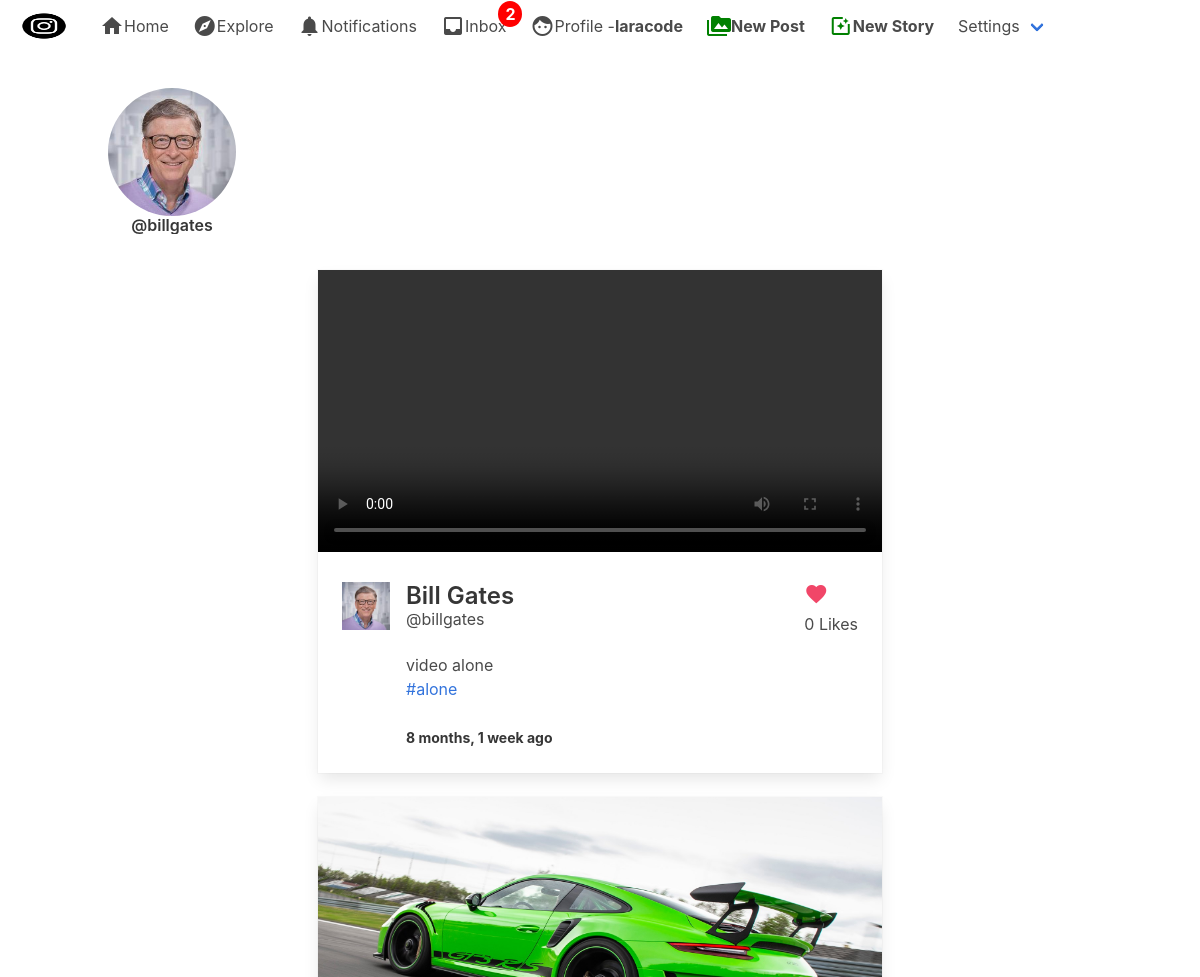
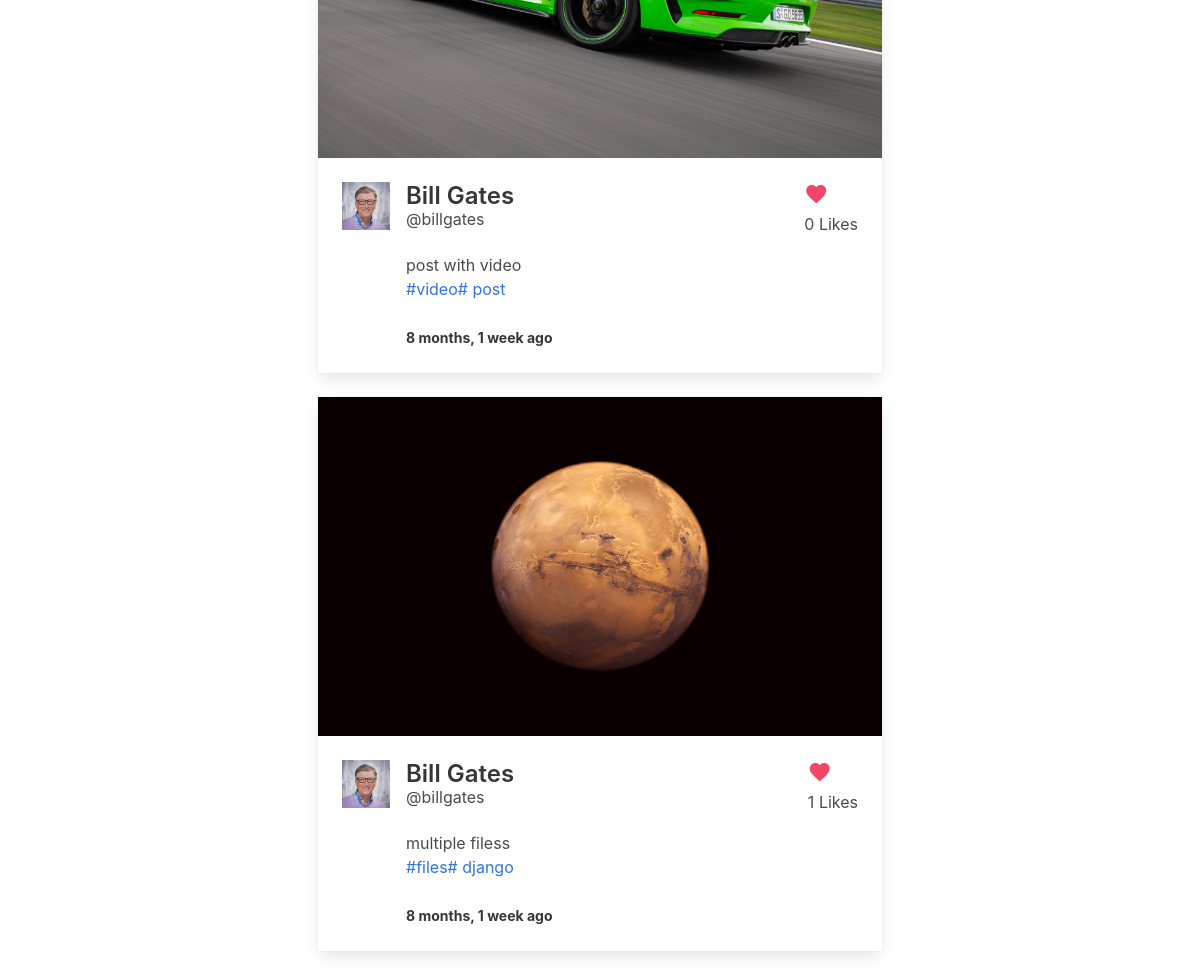
Screenshot of /post/ (signed in) with the database file from the repository (2 pictures, top to bottom).
### stories/models.py (models this page shows, shortened)
class StoryStream(models.Model):
	following = models.ForeignKey(User, on_delete=models.CASCADE, related_name='story_following')
	user = models.ForeignKey(User, on_delete=models.CASCADE)
	story = models.ManyToManyField(Story, related_name='storiess')
	date = models.DateTimeField(auto_now_add=True)

### authy/models.py (models this page shows, shortened)
class Profile(models.Model):
	user = models.OneToOneField(User, on_delete=models.CASCADE, related_name='profile')
	first_name = models.CharField(max_length=50, null=True, blank=True)
	last_name = models.CharField(max_length=50, null=True, blank=True)
	location = models.CharField(max_length=50, null=True, blank=True)
	url = models.CharField(max_length=80, null=True, blank=True)
	profile_info = models.TextField(max_length=150, null=True, blank=True)
	created = models.DateField(auto_now_add=True)
	favorites = models.ManyToManyField(Post)
	picture = models.ImageField(upload_to=user_directory_path, blank=True, null=True, verbose_name='Picture')

### post/models.py (models this page shows, shortened)
class Post(models.Model):
	id = models.UUIDField(primary_key=True, default=uuid.uuid4, editable=False)
	content =  models.ManyToManyField(PostFileContent, related_name='contents')
	caption = models.TextField(max_length=1500, verbose_name='Caption')
	posted = models.DateTimeField(auto_now_add=True)
	tags = models.ManyToManyField(Tag, related_name='tags')
	user = models.ForeignKey(User, on_delete=models.CASCADE)
	likes = models.IntegerField(default=0)
	def get_absolute_url(self):
		return reverse('postdetails', args=[str(self.id)])

class Tag(models.Model):
	title = models.CharField(max_length=75, verbose_name='Tag')
	slug = models.SlugField(null=False, unique=True)
	class Meta:
		verbose_name='Tag'
		verbose_name_plural = 'Tags'
	def get_absolute_url(self):
		return reverse('tags', args=[self.slug])
	def __str__(self):
		return self.title

class PostFileContent(models.Model):
	user = models.ForeignKey(User, on_delete=models.CASCADE, related_name='content_owner')
	file = models.FileField(upload_to=user_directory_path)

### post/views.py (the view)
# urls.py: path('', index, name='index'),
@login_required
def index(request):
	user = request.user
	posts = Stream.objects.filter(user=user)
	stories = StoryStream.objects.filter(user=user)
	group_ids = []
	for post in posts:
		group_ids.append(post.post_id)
	post_items = Post.objects.filter(id__in=group_ids).all().order_by('-posted')
	template = loader.get_template('index.html')
	context = {
		'post_items': post_items,
		'stories': stories,
	}
	return HttpResponse(template.render(context, request))

### direct/views.py (called while the page is built)
def checkDirects(request):
	directs_count = 0
	if request.user.is_authenticated:
		directs_count = Message.objects.filter(user=request.user, is_read=False).count()
	return {'directs_count':directs_count}

### notifications/views.py (called while the page is built)
def CountNotifications(request):
	count_notifications = 0
	if request.user.is_authenticated:
		count_notifications = Notification.objects.filter(user=request.user, is_seen=False).count()
	return {'count_notifications':count_notifications}

### instagram_clone/templates/index.html (shortened to what this page needs)
{% extends 'base.html' %}
{% load static %}
{% load humanize %}
{% block content %}
  <div style="overflow-x: scroll;" class="columns">
{% for story in stories %}
  <div style="padding-right: 9px;">
    <a name="{{ story.id }}" class="showModal">
    <figure class="image is-128x128">
      <img class="is-rounded" src="{{ story.following.profile.picture.url }}">
    </figure>
    <div class="media-content has-text-centered">
      <p class="title is-6">@{{ story.following.username }}</p>
    </div>
    </a>
  </div>
{% endfor %}
  </div>
</div>
<br>
  <div class="columns is-mobile is-centered">
  <div class="column is-half">
{% for post_item in post_items %}
  <div class="card">
  <div class="card-image">
  {% if post_item.content.first.file.name|slice:"-3:" == 'jpg' or post_item.content.first.file.name|slice:"-3:" == 'png' %}
    <figure class="image is-5by3">
      <a href="{{ post_item.get_absolute_url }}">
        <img src="{{ post_item.content.first.file.url }}" alt="Placeholder image">
      </a>
    </figure>
  {% else %}
    <a href="{{ post_item.get_absolute_url }}">
      <video width="1080" controls="controls" preload="metadata">
        <source src="{{ post_item.content.first.file.url }}#t=0.5" type="video/mp4">
      </video>
    </a>
  {% endif %}
  </div>
  <div class="card-content">
    <div class="media">
      <div class="media-left">
        <figure class="image is-48x48">
          {% if post_item.user.profile.picture %}
            <img src="{{ post_item.user.profile.picture.url }}" alt="Placeholder image">
          {% else %}
            <img src="https://bulma.io/images/placeholders/96x96.png" alt="Placeholder image">
          {% endif %}
        </figure>
      </div>
      <div class="media-content">
        {% if post_item.user.profile.first_name %}
          <a href="{% url 'profile' post_item.user %}"><p class="title is-4">{{ post_item.user.profile.first_name }} {{ post_item.user.profile.last_name }}</p></a>
        {% else %}
          <a href="{% url 'profile' post_item.user %}"><p class="title is-4">Unknown</p></a>
        {% endif %}
        <p class="subtitle is-6">@{{ post_item.user.username }}</p>
      {{ post_item.caption }}
      <p>{% for tag in post_item.tags.all %}<a href="{{ tag.get_absolute_url }}">#{{ tag }}</a>{% endfor %}</p>
      <br>
      <strong><small>{{ post_item.posted | naturaltime }}</small></strong>
      </div>
    <div class="media-right">
      <a href="{% url 'postlike' post_item.id %}"><i class="material-icons has-text-danger">favorite</i></a>
      <p>{{ post_item.likes }} Likes</p>
    </div>
</div>
  </div>
</div>
<br>
{% endfor %}
</div>
</div>
{% endblock %}

### instagram_clone/templates/base.html (shortened to what this page needs)
{% load static %}
<!DOCTYPE html>
<html>
  <head>
    <link rel="stylesheet" href="{% static 'css/bulma.min.css' %}">
    <link rel="stylesheet" href="{% static 'css/style.css' %}">
  </head>
  <body>
  <nav class="navbar" role="navigation" aria-label="main navigation">
  <div class="navbar-brand">
    <a class="navbar-item" href="">
      <img src="{% static 'img/instagram_black.png' %}" width="64" height="64">
    </a>
  </div>
  <div id="navbarBasicExample" class="navbar-menu">
    <div class="navbar-start">
      <a href="{% url 'index' %}" class="navbar-item">
        <i class="material-icons">home</i>
        Home
      </a>
      <a class="navbar-item">
        <i class="material-icons">explore</i>
        Explore
      </a>
      <a href="{% url 'show-notifications' %}" class="navbar-item">
        <i class="material-icons">notifications</i>
        Notifications
      </a>
      <a href="{% url 'inbox' %}" class="navbar-item">
        <i class="material-icons">inbox</i>
        Inbox
        {% if directs_count %}
        <span class="badge">{{ directs_count }}</span>
        {% endif %}
      </a>
      <a href="{% url 'profile' request.user %}" class="navbar-item">
        <i class="material-icons">face</i>
        Profile - <strong>{{ request.user }}</strong>
      </a>
        <a href="{% url 'newpost' %}" class="navbar-item">
          <i style="color: green;" class="material-icons">perm_media</i>
          <strong>New Post</strong>
        </a>
        <a href="{% url 'newstory' %}" class="navbar-item">
          <i style="color: green;" class="material-icons">photo_filter</i>
          <strong>New Story</strong>
        </a>
      <div class="navbar-item has-dropdown is-hoverable">
        <a class="navbar-link">
          Settings
        </a>
      </div>
    </div>
  </div>
</nav>
  <section class="section">
    <div class="container">
      {% block content %}
      {% endblock %}
  </section>
  </body>
</html>

### instagram_clone/static/css/style.css (style rules this page uses)
.badge { position: absolute; top: 1px; right: -4px; padding: 1px 7px; border-radius: 50%; background: red; color: white; font-weight: bold; }
* { box-sizing:border-box }

### rows the page displays
StoryStream: following.profile.picture (picture), following.username "billgates"
Post: user.profile.picture (picture), user.profile.first_name "Bill", user.profile.last_name "Gates", user.username "billgates", caption "video alone", posted "8 months, 1 week ago", likes "0"
Tag: title "alone"
Post: content.first.file (picture), user.profile.picture (picture), user.profile.first_name "Bill", user.profile.last_name "Gates", user.username "billgates", caption "post with video", posted "8 months, 1 week ago", likes "0"
Tag: title "video"
Tag: title "post"
Post: content.first.file (picture), user.profile.picture (picture), user.profile.first_name "Bill", user.profile.last_name "Gates", user.username "billgates", caption "multiple filess", posted "8 months, 1 week ago", likes "1"
Tag: title "files"
Tag: title "django"

### other values shown
{{ directs_count }} "2"
{{ request.user }} "laracode"
